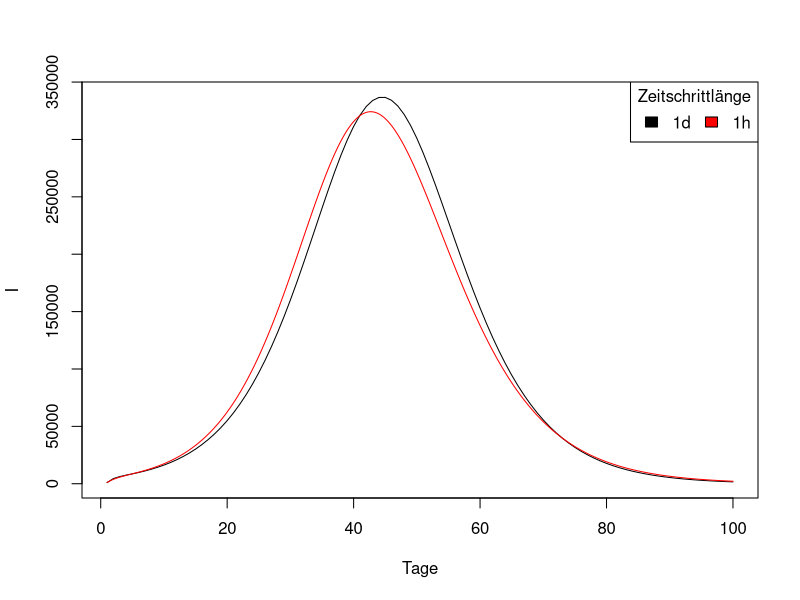

Write the R code that produced this figure.
library(deSolve)

N <- 4000000
R0 <- 0
I0 <- 1000
E0 <- 20000
S0 <- N - E0 - I0 - R0
beta <- 0.8
gamma <- 0.33
sigma <- 0.19
steps <- 100

seirgen <- function(dtstep) {
  # dtstep is the step length in time units (e.g. 0.1 days per simulation step).
  # Since dtstep is the step length _after_ the first day we need to subtract 1 from t before dividing by dtstep.
  # E.g. 3 days with a step length of 0.5 result in 5 rows: 1.0, 1.5, 2.0, 2.5, 3.0.
  # Same logic applies for calculating "time" below.
  rows <-  (steps - 1) / dtstep + 1
  out <- matrix(0, ncol = 5, nrow = rows)
  colnames(out) <- c("time", "S", "E", "I", "R")

  S <- S0
  E <- E0
  I <- I0
  R <- R0

  for (i in seq(1, rows)) {
    Sn <- S
    En <- E
    In <- I
    Rn <- R
    out[i, "time"] <- (i - 1) * dtstep + 1
    out[i, "S"] <- Sn
    out[i, "E"] <- En
    out[i, "I"] <- In
    out[i, "R"] <- Rn
    S <- Sn - dtstep * (beta * ((Sn * In) / N))
    E <- En + dtstep * (beta * ((Sn * In) / N) - sigma * En)
    I <- In + dtstep * (sigma * En - gamma * In)
    R <- Rn + dtstep * (gamma * In)
  }

  out
}

out1 <- seirgen(1)
out24 <- seirgen(1 / 24)

plot(out1[, "time"], out1[, "I"], type = "l", xlab = "Tage", ylab = "I")
lines(out24[, "time"], out24[, "I"], col = "red")
legend("topright", c("1d", "1h"), fill = c("black", "red"), title = "Zeitschrittlänge", horiz = TRUE)
